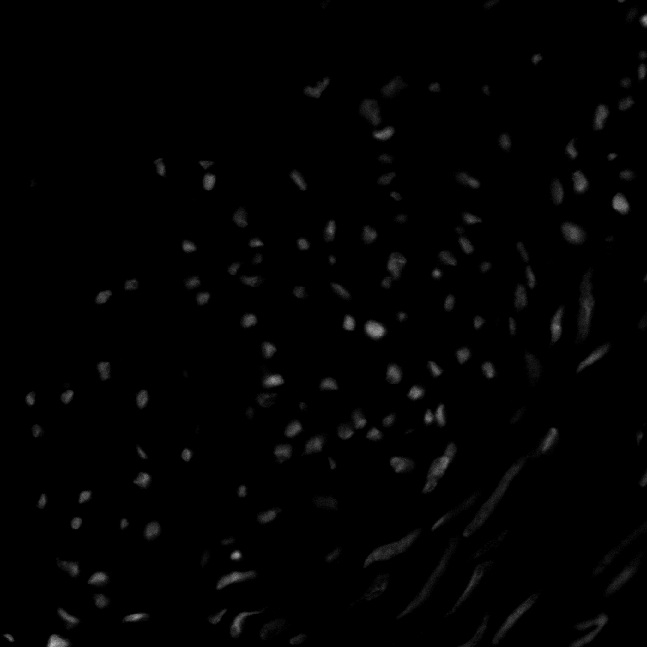
#> input picture Lab03 - Histogram Equalization/im_cells.png, 647 x 647 px
$ jupyter execute Lab03_hist.ipynb
#> lines starting #> are read from the running program, lines starting #| are printed output that depends on the picture
**Prática de Histogramas**

1)
- Produza a imagem ‘negativa’ do arquivo ‘im_cells.png’
- Com a imagem negativa, produza a imagem original novamente.
- Mostre lado a lado a imagem original e a negativa. Em qual deles os objetos presentes na imagem são melhor percebidos? Justifique.
- Aplique a imagem uma função logarítmica.

[cell 1]
import numpy as np
import matplotlib.pyplot as plt
import cv2

img = cv2.imread('im_cells.png')
#> img is the input picture: shape (647, 647, 3); min 0, max 188, mean 2.4

def inverteImage(img):
  for i in range(img.shape[0]):
    for j in range(img.shape[1]):
      newColor = (255- img[i][j][0])
      img[i][j] = [newColor]*3
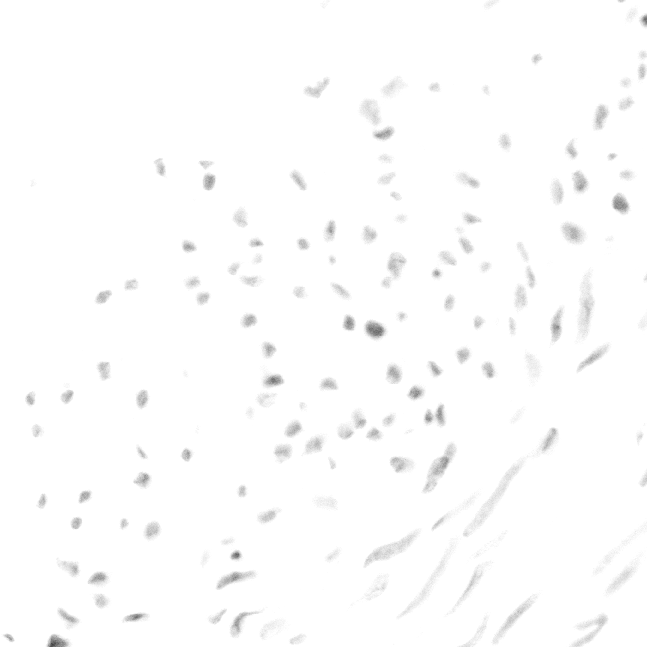
#> img: shape (647, 647, 3); min 67, max 255, mean 252.6
  return img

invertida1 = inverteImage(img)
plt.subplot(1, 3, 1)
plt.imshow(invertida1)
invertida2 = inverteImage(invertida1)
plt.subplot(1, 3, 2)
plt.imshow(invertida2)

# Na imagem que foi invertida a primeria vez é mais facil ver, os objetos ficam mais perceptiveis principalmente quando não são muito densos,
# como os do canto infeiro esquerdo

#aplicando log na imagem
c = 255 / np.log(1 + np.max(img))
#> c = 48.65
log_img = c * np.log(1 + img)
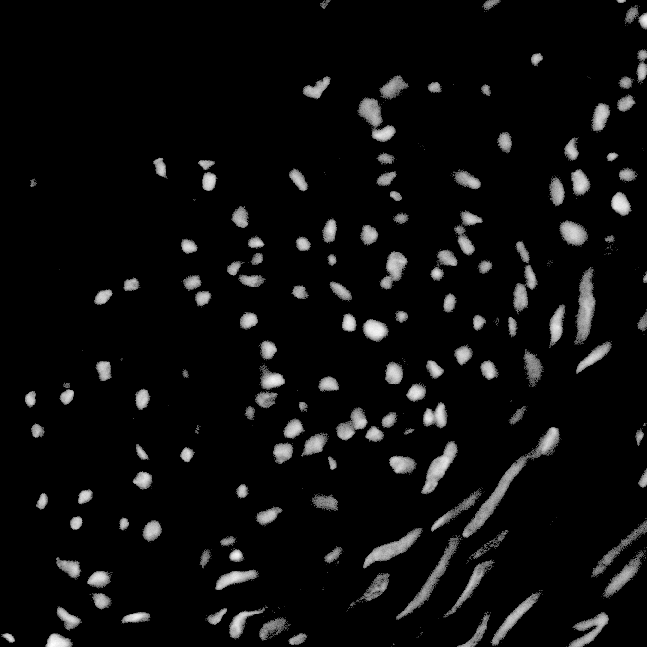
#> log_img: shape (647, 647, 3) float16; min 0, max 255.1, mean 13.2; drawn with min black and max white

log_img = np.array(log_img, dtype=np.uint8) #o np.log muda o tipo e não tava deixando plotar, teve que mudar o tipo

plt.subplot(1, 3, 3)
plt.imshow(log_img)
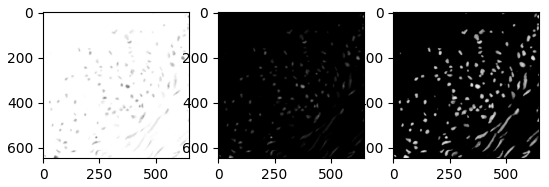
#> figure drawn by matplotlib, 3 panels

2)
- Abra a imagem 'pout.tif' e mostre seu histograma.
- Equalize a imagem anterior e mostre novamente seu histograma. Mostra a curva de transformação (consulte https://www.mathworks.com/help/images/histogram-equalization.html)
(procurar função OpenCV)

[cell 2]
import numpy as np
import matplotlib.pyplot as plt
import cv2

def countRecurrence(imgArray, size):
  recurrenceArray = [0]*size
  for img in imgArray:
    recurrenceArray[img] += 1
  return recurrenceArray

img = cv2.imread('pout.tif', 0)
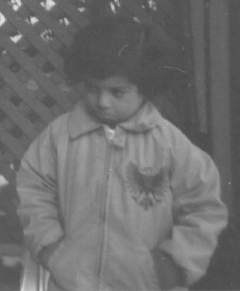
#> input picture Lab03 - Histogram Equalization/pout.tif, 240 x 291 px
#> img is the input picture: shape (291, 240); min 74, max 224, mean 110.3
imgArray = []
for i in range(img.shape[0]):
  for j in range(img.shape[1]):
    imgArray.append(img[i][j])
#> after the loop, imgArray = 69840 items

plt.subplot(1,2,1)
plt.hist(imgArray, bins=30)

recurrence = countRecurrence (imgArray, len(imgArray))
#> the loop in countRecurrence, `for img in imgArray:` made 69840 passes
#> img on passes 1 to 3: 107, 108, 107
#> recurrence = 69840 items

q = cv2.equalizeHist(img)
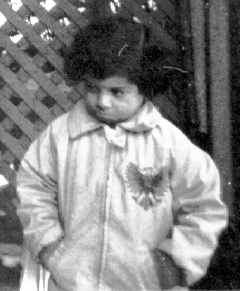
#> q: shape (291, 240); min 0, max 255, mean 130.4
plt.subplot(1,2,2)
plt.hist(q.ravel(), bins=30) # ravel é pra achatar em uma dimensão pq a gente tem uma matriz

plt.tight_layout()
plt.show()
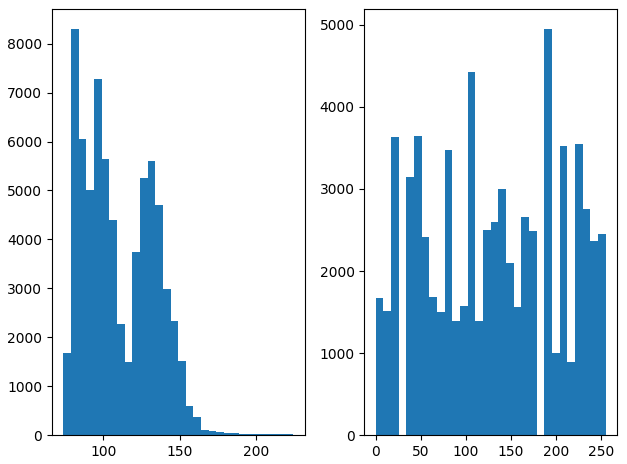
#> figure drawn by matplotlib, 2 panels; panel 1: tallest bar 8292 high, from x = 79 to 84; panel 2: tallest bar 4943 high, from x = 187 to 195.5

3) *Implemente* o algoritmo de equalização de histograma e aplique a imagem ‘imcells.png’. Use o mínimos de laços for - tente realizar operações diretas com matrizes e vetores do numpy
- Aplique o mesmo algortimo 2x na mesma imagem e compare os resultados

[cell 3]
def countRecurrence(imgArray, size):
  recurrenceArray = [0]*size
  for img in imgArray:
    recurrenceArray[img] += 1
  return recurrenceArray

img = cv2.imread('im_cells.png', 0)
#> img: shape (647, 647); min 0, max 188, mean 2.4
imgArray = []
for i in range(img.shape[0]):
  for j in range(img.shape[1]):
    imgArray.append(img[i][j])
#> after the loop, imgArray = 418609 items
plt.hist(imgArray, bins=30)

recurrence = countRecurrence (imgArray, len(imgArray))
#> recurrence = 418609 items


q = cv2.equalizeHist(img)
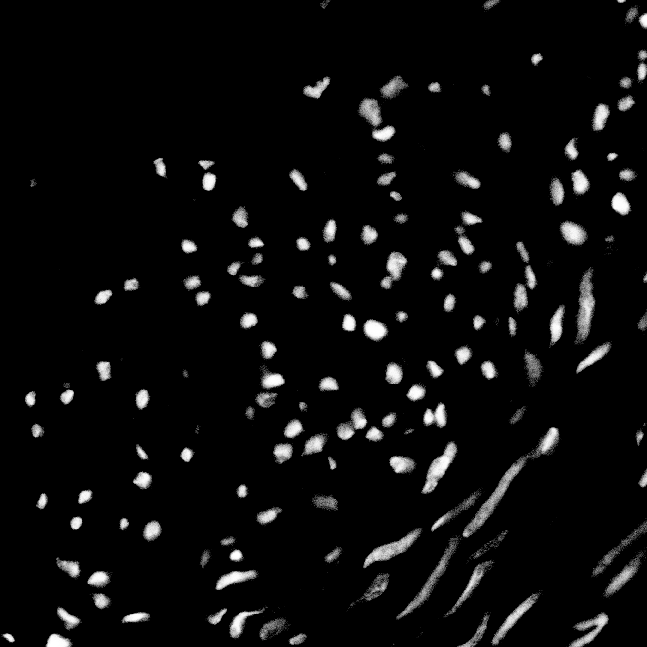
#> q: shape (647, 647); min 0, max 255, mean 12.5

plt.figure(figsize=(15, 10))

# Original
plt.subplot(3, 2, 1)
plt.imshow(img, cmap='gray')
plt.title("1. Imagem Original")
plt.axis('off')

plt.subplot(3, 2, 2)
plt.hist(img.flatten(), 256, [0, 256], color='r')
plt.title("Histograma Original")

q = cv2.equalizeHist(img)

# Primeira Equalização
plt.subplot(3, 2, 3)
plt.imshow(q, cmap='gray')
plt.title("2. Primeira Equalização")
plt.axis('off')

plt.subplot(3, 2, 4)
plt.hist(q.flatten(), 256, [0, 256], color='g')
plt.title("Histograma 1ª Equalização")

q2 = cv2.equalizeHist(q)

# Segunda Equalização
plt.subplot(3, 2, 5)
plt.imshow(q2, cmap='gray')
plt.title("3. Segunda Equalização (Aplicada na 2)")
plt.axis('off')

plt.subplot(3, 2, 6)
plt.hist(q2.flatten(), 256, [0, 256], color='b')
plt.title("Histograma 2ª Equalização")

plt.tight_layout()
plt.show()
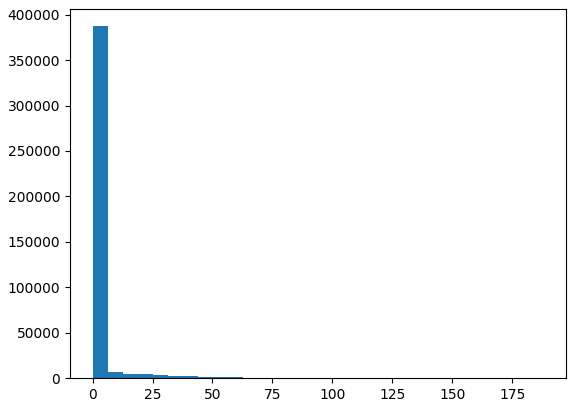
#> figure drawn by matplotlib, 1 panel; tallest bar 387246 high, from x = -4.44e-16 to 6.27
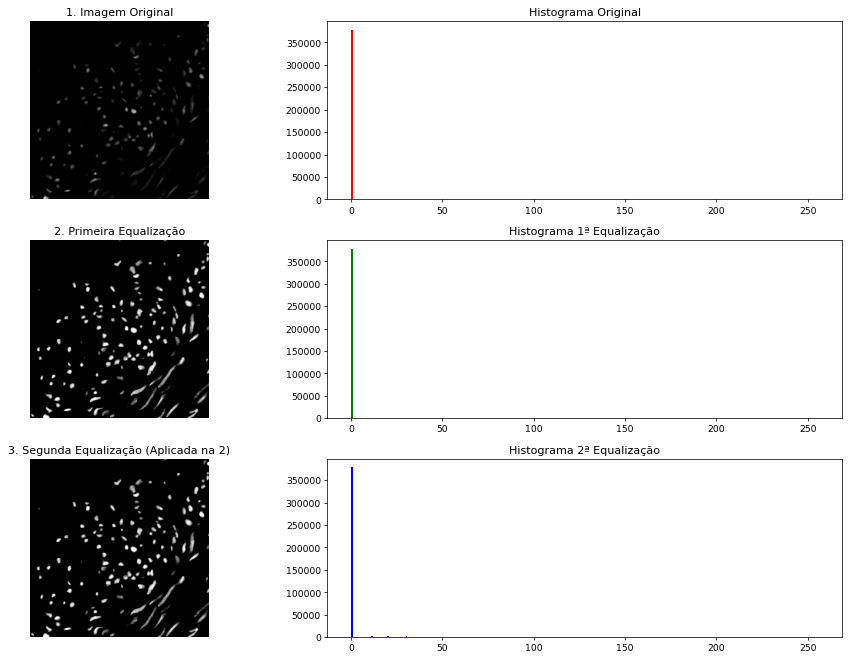
#> figure drawn by matplotlib, 6 panels; panel 2: tallest bar 378408 high, from x = 0 to 1; panel 4: tallest bar 378408 high, from x = 0 to 1; panel 6: tallest bar 378408 high, from x = 0 to 1
